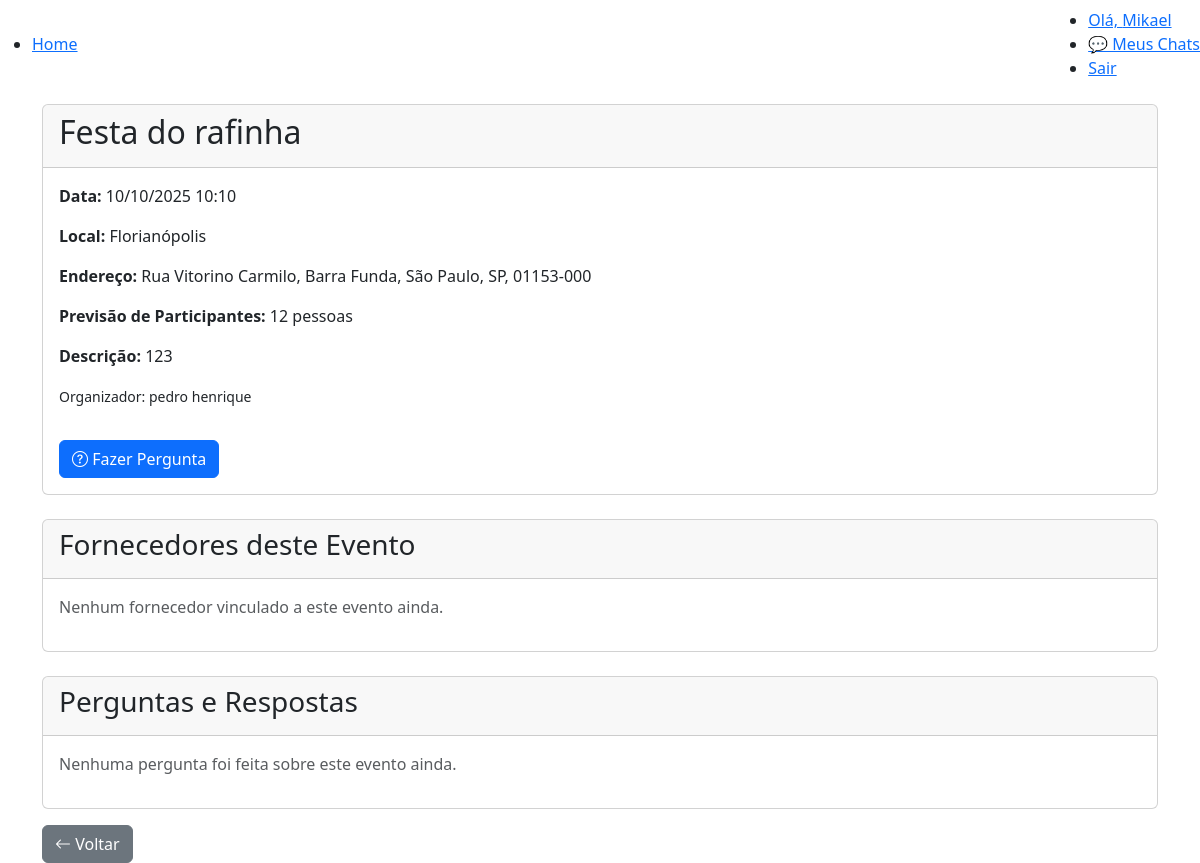
The app's page /evento/1/ (signed in) with its own data.
### eventos/models.py (models this page shows, shortened)
class Evento(models.Model):
    nomeEvento = models.CharField(max_length=100,verbose_name='Nome do Evento',null=False,blank=False)
    dataEvento = models.DateTimeField(verbose_name='Data e Hora do Evento',null=False,blank=False)
    localEvento = models.CharField(max_length=200,verbose_name='Local do Evento',null=False,blank=False)
    descricaoEvento = models.TextField(verbose_name='Descrição do Evento',null=False,blank=False)
    idUsuario = models.ForeignKey(Organizador,on_delete=models.CASCADE,verbose_name='Organizador',null=False,blank=False,related_name='eventos')
    cep = models.CharField(max_length=9, verbose_name='CEP', null=True, blank=True)
    endereco_completo = models.TextField(verbose_name='Endereço Completo', null=True, blank=True)
    latitude = models.DecimalField(max_digits=9, decimal_places=6, verbose_name='Latitude', null=True, blank=True)
    longitude = models.DecimalField(max_digits=9, decimal_places=6, verbose_name='Longitude', null=True, blank=True)
    previsao_participantes = models.PositiveIntegerField(verbose_name='Previsão de Participantes', null=True, blank=True)
    class Meta:
        verbose_name = 'Evento'
        verbose_name_plural = 'Eventos'
        ordering = ['-dataEvento']

### usuarios/models.py (models this page shows, shortened)
class Organizador(models.Model):
    user = models.OneToOneField(User, on_delete=models.CASCADE)
    cep = models.CharField(max_length=9, help_text="CEP no formato 00000-000", default='N/D')
    estado = models.CharField(max_length=2, default='N/D')
    cidade = models.CharField(max_length=100, default='N/D')
    bairro = models.CharField(max_length=100, default='N/D')
    logradouro = models.CharField(max_length=200, default='N/D')
    numero = models.CharField(max_length=10, default='N/D')
    complemento = models.CharField(max_length=100, blank=True, null=True)
    telefone = models.CharField(max_length=20, default='N/D')
    latitude = models.DecimalField(max_digits=9, decimal_places=6, null=True, blank=True)
    longitude = models.DecimalField(max_digits=9, decimal_places=6, null=True, blank=True)

### eventos/views.py (the view)
# urls.py: path('evento/<int:evento_id>/', views.detalhes_evento, name='detalhes_evento'),
@login_required
def detalhes_evento(request, evento_id):
    evento = get_object_or_404(Evento, id=evento_id)
    is_fornecedor = False
    is_organizador_dono = False
    try:
        fornecedor = Fornecedor.objects.get(user=request.user)
        is_fornecedor = True
    except Fornecedor.DoesNotExist:
        pass
    try:
        organizador = Organizador.objects.get(user=request.user)
        if evento.idUsuario == organizador:
            is_organizador_dono = True
    except Organizador.DoesNotExist:
        pass
    perguntas = evento.perguntas.all().order_by('-data_criacao')
    fornecedores_vinculados = Fornecedor.objects.filter(
        solicitacoes_recebidas__evento=evento,
        solicitacoes_recebidas__status='aceito'
    ).distinct()
    return render(request, 'pages/detalhes_evento.html', {
        'evento': evento,
        'perguntas': perguntas,
        'is_fornecedor': is_fornecedor,
        'is_organizador_dono': is_organizador_dono,
        'fornecedores_vinculados': fornecedores_vinculados
    })

### eventos/templates/pages/detalhes_evento.html (shortened to what this page needs)
{% extends 'base.html' %}
{% block content %}
<div class="container">
    <div class="card mb-4">
        <div class="card-header">
            <h2>{{ evento.nomeEvento }}</h2>
        </div>
        <div class="card-body">
            <p><strong>Data:</strong> {{ evento.dataEvento|date:"d/m/Y H:i" }}</p>
            <p><strong>Local:</strong> {{ evento.localEvento }}</p>
            {% if evento.endereco_completo %}
                <p><strong>Endereço:</strong> {{ evento.endereco_completo }}</p>
            {% endif %}
            {% if evento.previsao_participantes %}
                <p><strong>Previsão de Participantes:</strong> {{ evento.previsao_participantes }} pessoas</p>
            {% endif %}
            <p><strong>Descrição:</strong> {{ evento.descricaoEvento }}</p>
            <p><small>Organizador: {{ evento.idUsuario.user.get_full_name }}</small></p>
            {% if is_fornecedor %}
                <a href="{% url 'fazer_pergunta' evento.id %}" class="btn btn-primary mt-3">
                    <i class="bi bi-question-circle"></i> Fazer Pergunta
                </a>
            {% endif %}
        </div>
    </div>
    <div class="card mb-4">
        <div class="card-header">
            <h3>Fornecedores deste Evento</h3>
        </div>
        <div class="card-body">
            {% if fornecedores_vinculados %}
                <div class="fornecedores-grid">
                    {% for fornecedor in fornecedores_vinculados %}
                        <div class="fornecedor-card">
                            <div class="fornecedor-info">
                                <h5>{{ fornecedor.user.get_full_name|default:fornecedor.user.username }}</h5>
                                <p><strong>Email:</strong> {{ fornecedor.user.email }}</p>
                                {% if fornecedor.telefone %}
                                    <p><strong>Telefone:</strong> {{ fornecedor.telefone }}</p>
                                {% endif %}
                                {% if fornecedor.empresa %}
                                    <p><strong>Empresa:</strong> {{ fornecedor.empresa }}</p>
                                {% endif %}
                            </div>
                            <div class="fornecedor-actions">
                                <a href="{% url 'chat_room' fornecedor.user.username %}" class="btn btn-sm btn-outline-primary">
                                    <i class="bi bi-chat"></i> Conversar
                                </a>
                                <a href="{% url 'avaliar_fornecedor' fornecedor.id %}" class="btn btn-sm btn-outline-warning">
                                    <i class="bi bi-star"></i> Avaliar
                                </a>
                            </div>
                        </div>
                    {% endfor %}
                </div>
            {% else %}
                <p class="text-muted">Nenhum fornecedor vinculado a este evento ainda.</p>
            {% endif %}
        </div>
    </div>
    <div class="card">
        <div class="card-header">
            <h3>Perguntas e Respostas</h3>
        </div>
        <div class="card-body">
            {% if perguntas %}
                <div class="list-group">
                    {% for pergunta in perguntas %}
                        <div class="list-group-item mb-3">
                            <div class="d-flex justify-content-between">
                                <h5 class="mb-1">Pergunta de {{ pergunta.fornecedor.user.get_full_name }}</h5>
                                <small class="text-muted">{{ pergunta.data_criacao|date:"d/m/Y H:i" }}</small>
                            </div>
                            <p class="mb-3">{{ pergunta.texto }}</p>
                            {% if pergunta.respondida %}
                                <div class="card bg-light mb-2">
                                    <div class="card-body">
                                        <div class="d-flex justify-content-between">
                                            <h6 class="card-title">Resposta do organizador</h6>
                                            <small class="text-muted">{{ pergunta.resposta.data_criacao|date:"d/m/Y H:i" }}</small>
                                        </div>
                                        <p class="card-text">{{ pergunta.resposta.texto }}</p>
                                    </div>
                                </div>
                            {% elif is_organizador_dono %}
                                <a href="{% url 'responder_pergunta' pergunta.id %}" class="btn btn-sm btn-success">
                                    <i class="bi bi-reply"></i> Responder
                                </a>
                            {% endif %}
                        </div>
                    {% endfor %}
                </div>
            {% else %}
                <p class="text-muted">Nenhuma pergunta foi feita sobre este evento ainda.</p>
            {% endif %}
        </div>
    </div>
    <a href="{% url 'index' %}" class="btn btn-secondary mt-3">
        <i class="bi bi-arrow-left"></i> Voltar
    </a>
</div>
{% endblock %}

### eventos/templates/partials/navbar.html
<nav class="navbar">
    <ul class="navbar-list navbar-list-left">
        <li><a href="{% url 'index' %}">Home</a></li>
    </ul>
    <ul class="navbar-list navbar-list-right">
        <li><a href="#">Olá, {{ user.first_name }}</a></li>
        <li><a href="{% url 'chat_list' %}" class="btn-primary">💬 Meus Chats</a></li>
        <li><a href="{% url 'sair' %}">Sair</a></li>
    </ul>
</nav>

### records on screen
Evento: nomeEvento "Festa do rafinha", dataEvento "10/10/2025 10:10", localEvento "Florianópolis", endereco_completo "Rua Vitorino Carmilo, Barra Funda, São Paulo, SP, 01153-000", previsao_participantes "12", descricaoEvento "123", idUsuario.user.get_full_name "pedro henrique"

### other values on screen
{{ user.first_name }} "Mikael"
